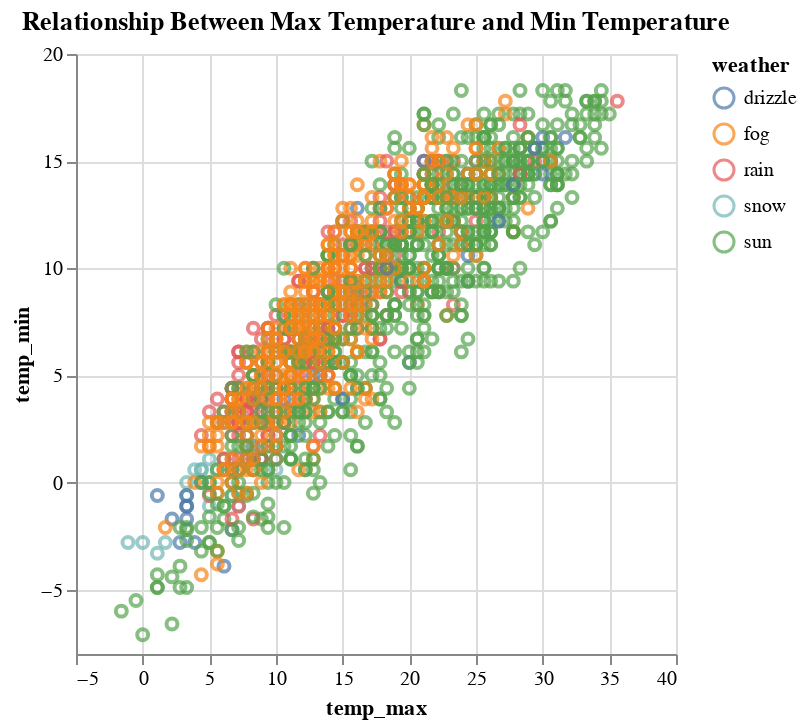

Notebook code for this chart:
### Markdown cell above
##### Question 2 (10 points)

Recreate the figure in Part 3 Question 3 in Homework 1 with Altair. Include necessary title and labels. Here is the question again:
    
    Generate a data visualization to show the relationship between max temperature and min temperature, and then show different color for differnet weather type.

### Code cell
chart = alt.Chart(weather).mark_point().encode(x='temp_max:Q', y='temp_min:Q', color='weather:N',  tooltip=['temp_max', 'temp_min', 'weather']).properties(title='Relationship Between Max Temperature and Min Temperature')

chart.show()

### Figure 1 — Vega-Lite specification as saved in the notebook (floating-point values rounded to 4 significant figures; data arrays with more than 128 entries replaced by an {"elided": "..."} marker saying what was removed)
{"config": {"view": {"continuousWidth": 300, "continuousHeight": 300}}, "data": {"name": "data-6881b3c76720a51ecae2e2fb5659aff4"}, "mark": {"type": "point"}, "encoding": {"color": {"field": "weather", "type": "nominal"}, "tooltip": [{"field": "temp_max", "type": "quantitative"}, {"field": "temp_min", "type": "quantitative"}, {"field": "weather", "type": "nominal"}], "x": {"field": "temp_max", "type": "quantitative"}, "y": {"field": "temp_min", "type": "quantitative"}}, "title": "Relationship Between Max Temperature and Min Temperature", "$schema": "https://vega.github.io/schema/vega-lite/v5.20.1.json", "datasets": {"data-6881b3c76720a51ecae2e2fb5659aff4": {"elided": "1461 records"}}}
